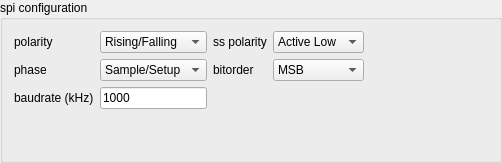
            <widget class="QGroupBox" name="groupBox_12">
             <property name="title">
              <string>spi configuration</string>
             </property>
             <layout class="QGridLayout" name="gridLayout_15">
              <item row="1" column="1">
               <widget class="QComboBox" name="AardvarkSpiPhase">
                <property name="sizeAdjustPolicy">
                 <enum>QComboBox::SizeAdjustPolicy::AdjustToContents</enum>
                </property>
                <item>
                 <property name="text">
                  <string>Sample/Setup</string>
                 </property>
                </item>
                <item>
                 <property name="text">
                  <string>Setup/Sample</string>
                 </property>
                </item>
               </widget>
              </item>
              <item row="4" column="1">
               <spacer name="verticalSpacer_10">
                <property name="orientation">
                 <enum>Qt::Orientation::Vertical</enum>
                </property>
                <property name="sizeHint" stdset="0">
                 <size>
                  <width>20</width>
                  <height>40</height>
                 </size>
                </property>
               </spacer>
              </item>
              <item row="0" column="1">
               <widget class="QComboBox" name="AardvarkSpiPolarity">
                <property name="sizeAdjustPolicy">
                 <enum>QComboBox::SizeAdjustPolicy::AdjustToContents</enum>
                </property>
                <item>
                 <property name="text">
                  <string>Rising/Falling</string>
                 </property>
                </item>
                <item>
                 <property name="text">
                  <string>Falling/Rising</string>
                 </property>
                </item>
               </widget>
              </item>
              <item row="2" column="0">
               <widget class="QLabel" name="label_34">
                <property name="text">
                 <string>baudrate (kHz)</string>
                </property>
               </widget>
              </item>
              <item row="0" column="4" rowspan="3">
               <spacer name="horizontalSpacer_12">
                <property name="orientation">
                 <enum>Qt::Orientation::Horizontal</enum>
                </property>
                <property name="sizeHint" stdset="0">
                 <size>
                  <width>124</width>
                  <height>20</height>
                 </size>
                </property>
               </spacer>
              </item>
              <item row="0" column="0">
               <widget class="QLabel" name="label_33">
                <property name="text">
                 <string>polarity</string>
                </property>
               </widget>
              </item>
              <item row="2" column="1">
               <widget class="QLineEdit" name="AardvarkSpiBaudrate">
                <property name="sizePolicy">
                 <sizepolicy hsizetype="Ignored" vsizetype="Fixed">
                  <horstretch>0</horstretch>
                  <verstretch>0</verstretch>
                 </sizepolicy>
                </property>
                <property name="maximumSize">
                 <size>
                  <width>16777215</width>
                  <height>16777215</height>
                 </size>
                </property>
                <property name="text">
                 <string>1000</string>
                </property>
               </widget>
              </item>
              <item row="1" column="0">
               <widget class="QLabel" name="label_51">
                <property name="text">
                 <string>phase</string>
                </property>
               </widget>
              </item>
              <item row="0" column="3">
               <widget class="QComboBox" name="AardvarkSpiSSPolarity">
                <item>
                 <property name="text">
                  <string>Active Low</string>
                 </property>
                </item>
                <item>
                 <property name="text">
                  <string>Active High</string>
                 </property>
                </item>
               </widget>
              </item>
              <item row="0" column="2">
               <widget class="QLabel" name="label_40">
                <property name="text">
                 <string>ss polarity</string>
                </property>
               </widget>
              </item>
              <item row="1" column="3">
               <widget class="QComboBox" name="AardvarkSpiBitorder">
                <item>
                 <property name="text">
                  <string>MSB</string>
                 </property>
                </item>
                <item>
                 <property name="text">
                  <string>LSB</string>
                 </property>
                </item>
               </widget>
              </item>
              <item row="1" column="2">
               <widget class="QLabel" name="label_32">
                <property name="text">
                 <string>bitorder</string>
                </property>
               </widget>
              </item>
             </layout>
            </widget>
